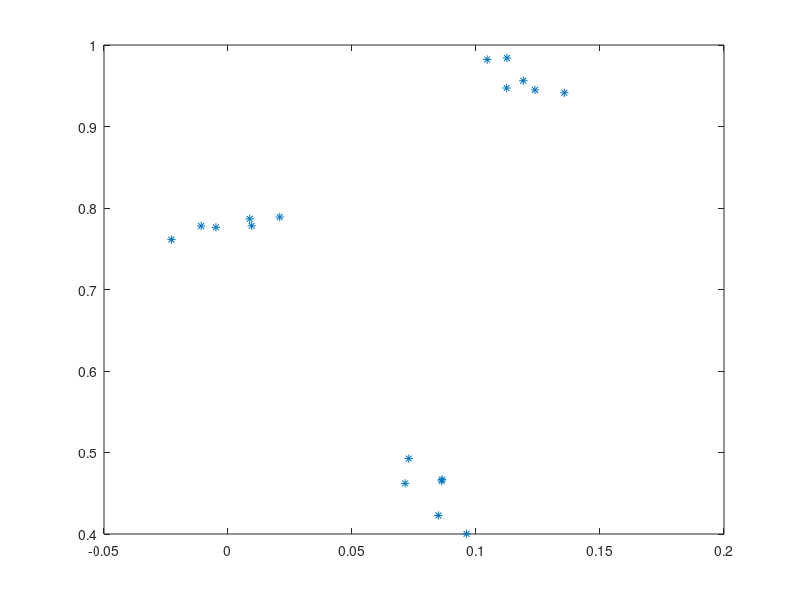
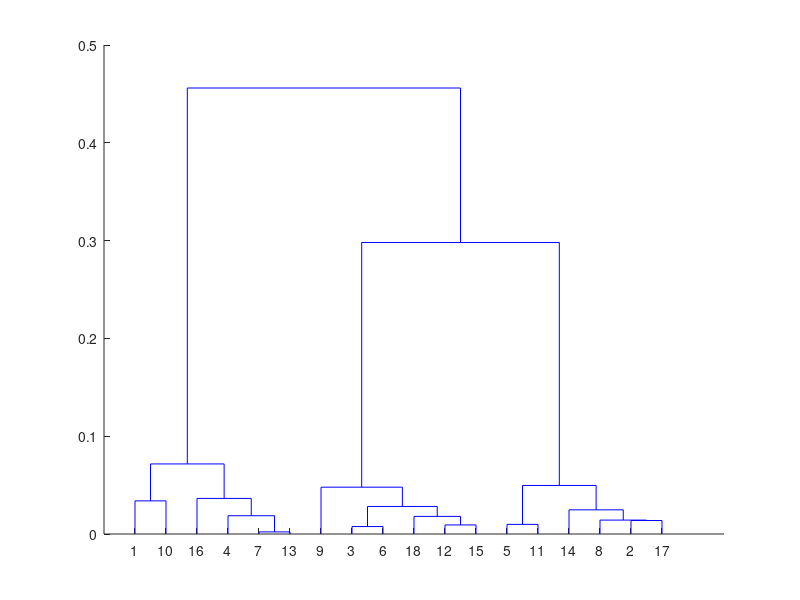
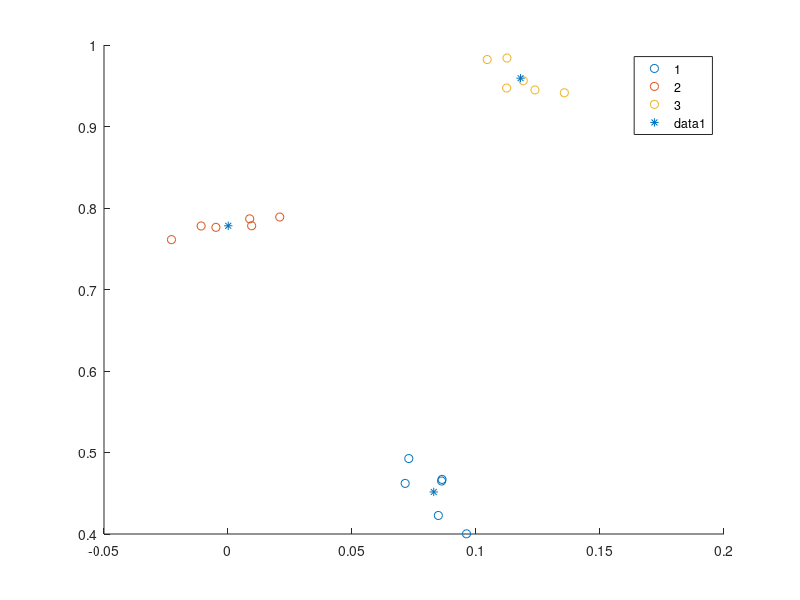

These charts were generated, in order, by the following MATLAB code:
file = fopen('data6.txt', 'r');
X = transpose(fscanf(file, '%g %g', [2 inf]));

figure
plot(X(:,1),X(:,2), '*');

EuclidianDist = pdist(X, 'euclidean');
CityBlockDist = pdist(X, 'cityblock');
MinkowskiDist = pdist(X, 'minkowski', 4);

EuclidianSingle = linkage(EuclidianDist, 'single');
EuclidianCentroid = linkage(EuclidianDist, 'centroid');
EuclidianMedian = linkage(EuclidianDist, 'median');

CityBlockSingle = linkage(CityBlockDist, 'single');
CityBlockCentroid = linkage(CityBlockDist, 'centroid');
CityBlockMedian = linkage(CityBlockDist, 'median');

MinkowskiSingle = linkage(MinkowskiDist, 'single');
MinkowskiCentroid = linkage(MinkowskiDist, 'centroid');
MinkowskiMedian = linkage(MinkowskiDist, 'median');

Cophenet(1,1) = cophenet(EuclidianSingle, EuclidianDist);
Cophenet(1,2) = cophenet(EuclidianCentroid, EuclidianDist);
Cophenet(1,3) = cophenet(EuclidianMedian, EuclidianDist);

Cophenet(2,1) = cophenet(CityBlockSingle, CityBlockDist);
Cophenet(2,2) = cophenet(CityBlockCentroid, CityBlockDist);
Cophenet(2,3) = cophenet(CityBlockMedian, CityBlockDist);

Cophenet(3,1) = cophenet(MinkowskiSingle, MinkowskiDist);
Cophenet(3,2) = cophenet(MinkowskiCentroid, MinkowskiDist);
Cophenet(3,3) = cophenet(MinkowskiMedian, MinkowskiDist);

% naibolee effectivniy - CityBlockCentroid
% naimenee effectivniy - MinkowskiSingle

figure
dendrogram(CityBlockCentroid);

t = cluster(CityBlockCentroid, 'maxclust', 3);

row1=1;
row2=1;
row3=1;
for i=1:length(t)
     if (t(i) == 1)
        cluster1(row1,:) = X(i,:);
        row1 = row1+1;
     end
     if (t(i) == 2)
        cluster2(row2,:) = X(i,:);
        row2 = row2+1;
     end
     if (t(i) == 3)
        cluster3(row3,:) = X(i,:);
        row3 = row3+1;
     end
end

centers = [mean(cluster1); mean(cluster2); mean(cluster3)];
inner_dispercion = [var(cluster1)*1e3; var(cluster2)*1e3; var(cluster3)*1e3];

figure
gscatter(X(:,1), X(:,2),t);
hold on
plot(centers(:,1), centers(:,2), '*');

% ij - rasstoyanie megdu i j
Cluster1Dist = squareform(pdist([cluster1; mean(cluster1)], 'euclidean'));
Cluster2Dist = squareform(pdist([cluster2; mean(cluster2)], 'euclidean'));
Cluster3Dist = squareform(pdist([cluster3; mean(cluster3)], 'euclidean'));
Cluster1DistToCenter = Cluster1Dist(:,7);
Cluster2DistToCenter = Cluster2Dist(:,7);
Cluster3DistToCenter = Cluster3Dist(:,7);

ClusterCentersDist = pdist(centers, 'euclidean');